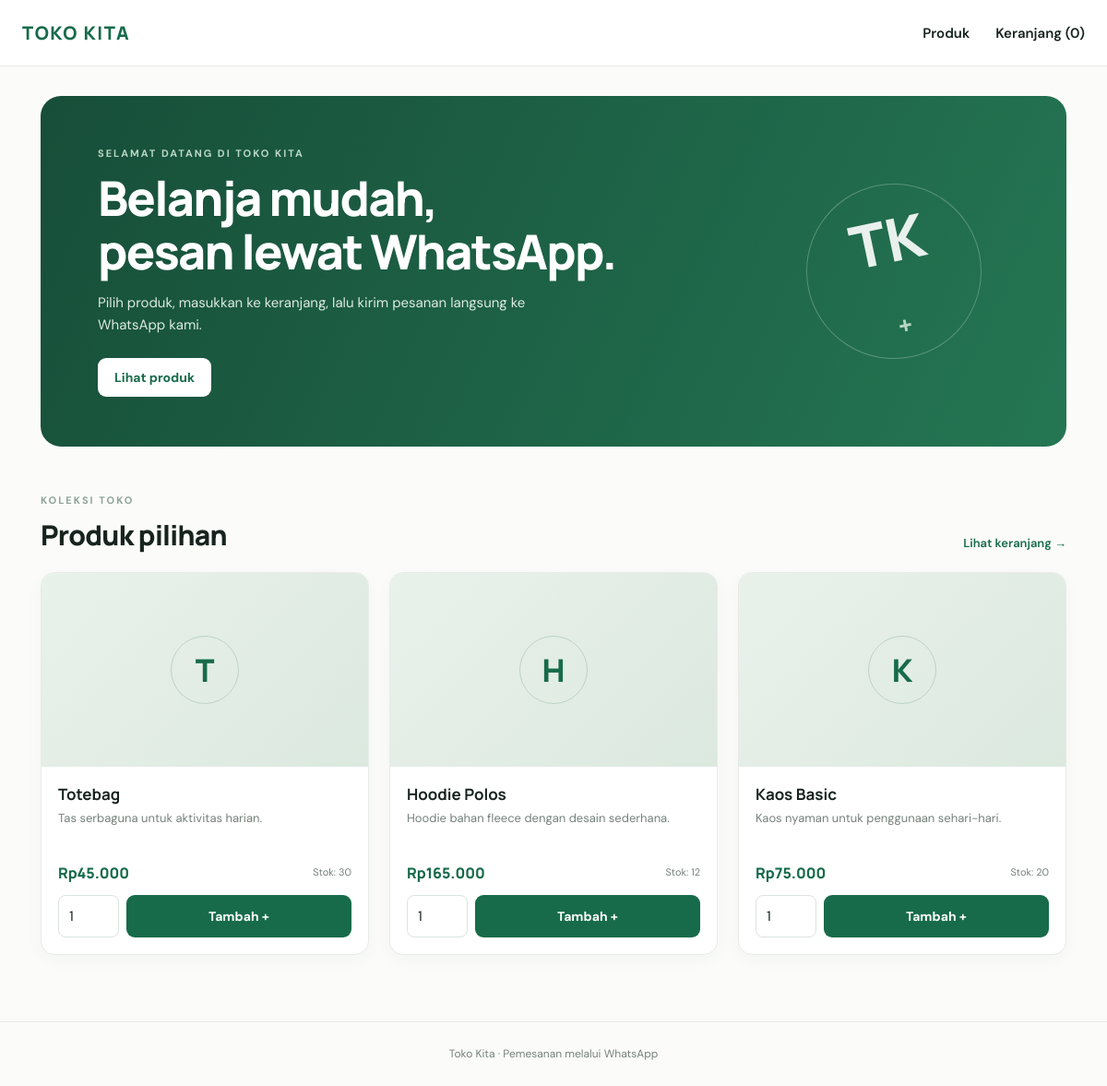
The page / on the database its author committed.
### tables this page shows
CREATE TABLE IF NOT EXISTS products (
  id BIGINT UNSIGNED NOT NULL AUTO_INCREMENT,
  name VARCHAR(150) NOT NULL,
  description TEXT NULL,
  price DECIMAL(15,2) NOT NULL DEFAULT 0,
  stock INT UNSIGNED NOT NULL DEFAULT 0,
  image_url VARCHAR(1000) NULL,
  is_active TINYINT(1) NOT NULL DEFAULT 1,
  created_at TIMESTAMP NOT NULL DEFAULT CURRENT_TIMESTAMP,
  updated_at TIMESTAMP NOT NULL DEFAULT CURRENT_TIMESTAMP ON UPDATE CURRENT_TIMESTAMP,
  PRIMARY KEY (id),
  INDEX idx_products_active (is_active, id)
);

### public/index.php (the view, shortened to what this page needs)
<?php
require __DIR__ . '/../src/bootstrap.php';
$pdo = db();
$products = $pdo->query('SELECT id, name, description, price, stock, image_url FROM products WHERE is_active = 1 ORDER BY id DESC')->fetchAll();
site_header('Beranda');
?>
<section class="hero">
  <div>
    <p class="eyebrow">SELAMAT DATANG DI TOKO KITA</p>
    <h1>Belanja mudah,<br>pesan lewat WhatsApp.</h1>
    <p>Pilih produk, masukkan ke keranjang, lalu kirim pesanan langsung ke WhatsApp kami.</p>
    <a class="button button-light" href="#produk">Lihat produk</a>
  </div>
  <div class="hero-mark">TK<span>+</span></div>
</section>
<section id="produk" class="section-head"><div><p class="eyebrow">KOLEKSI TOKO</p><h2>Produk pilihan</h2></div><a href="/cart.php" class="text-link">Lihat keranjang →</a></section>
<?php if (!$products): ?>
  <div class="empty"><h3>Belum ada produk</h3><p>Admin dapat menambahkan produk melalui halaman <code>/admin.php</code>.</p></div>
<?php else: ?>
  <div class="product-grid">
  <?php foreach ($products as $product): ?>
    <article class="product-card">
      <?php if (!empty($product['image_url'])): ?>
        <img class="product-image" src="<?= e($product['image_url']) ?>" alt="<?= e($product['name']) ?>" loading="lazy">
      <?php else: ?>
        <div class="product-placeholder"><span><?= e(mb_strtoupper(mb_substr($product['name'], 0, 1))) ?></span></div>
      <?php endif; ?>
      <div class="product-info">
        <h3><?= e($product['name']) ?></h3>
        <p class="description"><?= e($product['description']) ?></p>
        <div class="product-bottom"><strong><?= rupiah($product['price']) ?></strong><small>Stok: <?= (int)$product['stock'] ?></small></div>
        <form action="/cart.php" method="post" class="add-form">
          <input type="number" name="quantity" value="1" min="1" max="<?= max(1, (int)$product['stock']) ?>" aria-label="Jumlah" <?= (int)$product['stock'] < 1 ? 'disabled' : '' ?>>
          <button class="button" type="submit" <?= (int)$product['stock'] < 1 ? 'disabled' : '' ?>><?= (int)$product['stock'] < 1 ? 'Stok habis' : 'Tambah +' ?></button>
        </form>
      </div>
    </article>
  <?php endforeach; ?>
  </div>
<?php endif; ?>
<?php site_footer(); ?>

### src/bootstrap.php (shortened to what this page needs)
<?php
function env_value(string $key, ?string $default = null): ?string
{
    $value = getenv($key);
    return ($value === false || $value === '') ? $default : $value;
}
function db(): PDO
{
    static $pdo = null;
    if ($pdo instanceof PDO) {
        return $pdo;
    }
    $host = env_value('DB_HOST', '');
    $port = env_value('DB_PORT', '3306');
    $name = env_value('DB_NAME', 'toko_db');
    $user = env_value('DB_USER', '');
    $pass = env_value('DB_PASSWORD', '');
    $dsn = sprintf('mysql:host=%s;port=%s;dbname=%s;charset=utf8mb4', $host, $port, $name);
    try {
        $pdo = new PDO($dsn, $user, $pass, [
            PDO::ATTR_ERRMODE => PDO::ERRMODE_EXCEPTION,
            PDO::ATTR_DEFAULT_FETCH_MODE => PDO::FETCH_ASSOC,
            PDO::ATTR_EMULATE_PREPARES => false,
            PDO::ATTR_TIMEOUT => 5,
        ]);
        return $pdo;
    } catch (PDOException $e) {
        error_log('Database connection failed: ' . $e->getMessage());
        http_response_code(503);
        exit('Database belum dapat dihubungi. Periksa endpoint RDS, username/password, dan Security Group.');
    }
}
function is_https_request(): bool
{
    return (!empty($_SERVER['HTTPS']) && $_SERVER['HTTPS'] !== 'off')
        || (($_SERVER['HTTP_X_FORWARDED_PROTO'] ?? '') === 'https');
}
function cart_token(): string
{
    $token = $_COOKIE['toko_cart'] ?? '';
    if (!is_string($token) || !preg_match('/^[a-f0-9]{64}$/', $token)) {
        $token = bin2hex(random_bytes(32));
    }
    return $token;
}
function e(?string $value): string
{
    return htmlspecialchars((string)$value, ENT_QUOTES | ENT_SUBSTITUTE, 'UTF-8');
}
function rupiah(string|int|float $amount): string
{
    return 'Rp' . number_format((float)$amount, 0, ',', '.');
}
function cart_quantity(): int
{
    $stmt = db()->prepare('SELECT COALESCE(SUM(quantity), 0) FROM cart_items WHERE cart_token = ?');
    $stmt->execute([cart_token()]);
    return (int)$stmt->fetchColumn();
}
function site_header(string $title): void
{
    $cartCount = cart_quantity();
    echo '<!doctype html><html lang="id"><head><meta charset="utf-8">';
    echo '<link rel="stylesheet" href="/assets/style.css"></head><body>';
    echo '<header class="topbar"><a class="brand" href="/">TOKO KITA</a>';
    echo '<nav><a href="/">Produk</a><a href="/cart.php">Keranjang (' . $cartCount . ')</a></nav></header>';
    echo '<main class="container">';
}
function site_footer(): void
{
    echo '</main><footer class="footer">Toko Kita · Pemesanan melalui WhatsApp</footer></body></html>';
}

### public/assets/style.css (style rules this page uses)
:root { --ink:#17231f;--muted:#75817b;--line:#e7ece8;--green:#176b4a;--green-dark:#10553a;--pale:#f0f6f1;--paper:#fff;--shadow:0 14px 38px rgba(24,49,36,.07) }
* { box-sizing:border-box }
html { scroll-behavior:smooth }
body { margin:0;background:#fbfcfa;color:var(--ink);font-family:'DM Sans',sans-serif;font-size:15px;line-height:1.6 }
.topbar { height:72px;padding:0 max(calc((100% - 1160px)/2),24px);display:flex;align-items:center;justify-content:space-between;background:#fff;border-bottom:1px solid var(--line) }
.brand { font:800 20px Manrope,sans-serif;letter-spacing:1.5px;color:var(--green);text-decoration:none }
.topbar nav { display:flex;gap:28px }
.topbar nav a,.text-link,.back-link { color:var(--ink);text-decoration:none;font-weight:600 }
.container { max-width:1160px;margin:0 auto;padding:32px 24px 72px }
.hero { min-height:310px;padding:54px 62px;border-radius:22px;background:linear-gradient(115deg,#174e39,#247653);color:white;display:flex;align-items:center;justify-content:space-between;overflow:hidden;position:relative }
.hero h1 { font:800 clamp(34px,5vw,52px)/1.12 Manrope,sans-serif;margin:10px 0 14px;letter-spacing:-1.8px }
.hero p:not(.eyebrow) { max-width:490px;color:#dcebe1;margin:0 0 24px }
.eyebrow { font-size:11px;letter-spacing:2px;font-weight:700;color:#8da398;margin:0 0 7px }
.hero .eyebrow { color:#bbd8c8 }
.hero-mark { width:190px;height:190px;border:1px solid rgba(255,255,255,.25);border-radius:50%;display:grid;place-items:center;font:800 64px Manrope,sans-serif;color:rgba(255,255,255,.9);transform:rotate(-12deg);margin-right:30px }
.hero-mark span { font-size:28px;color:#b6d7c2 }
.button { display:inline-flex;align-items:center;justify-content:center;border:0;border-radius:9px;background:var(--green);color:white;text-decoration:none;padding:12px 18px;font:700 14px 'DM Sans',sans-serif;cursor:pointer;transition:.15s }
.button-light { background:#fff;color:var(--green) }
.section-head { display:flex;align-items:end;justify-content:space-between;margin:50px 0 20px }
.section-head h2,.page-title h1 { font:800 30px Manrope,sans-serif;letter-spacing:-.7px;margin:0 }
.text-link { font-size:13px;color:var(--green) }
.product-grid { display:grid;grid-template-columns:repeat(3,minmax(0,1fr));gap:22px }
.product-card { background:white;border:1px solid var(--line);border-radius:15px;overflow:hidden;box-shadow:0 5px 18px rgba(24,49,36,.035) }
.product-image,.product-placeholder { width:100%;height:210px;object-fit:cover;background:#edf3ee }
.product-placeholder { display:grid;place-items:center;background:linear-gradient(135deg,#e9f1eb,#dce9df) }
.product-placeholder span { width:74px;height:74px;display:grid;place-items:center;border:1px solid #bdd2c3;border-radius:50%;font:800 34px Manrope;color:var(--green) }
.product-info { padding:18px }
.product-info h3 { font:700 17px Manrope,sans-serif;margin:0 0 5px }
.description { font-size:13px;color:var(--muted);min-height:42px;margin:0 0 16px }
.product-bottom { display:flex;align-items:center;justify-content:space-between;margin-bottom:13px }
.product-bottom strong { font:800 16px Manrope;color:var(--green) }
.product-bottom small { font-size:11px;color:var(--muted) }
.add-form { display:flex;gap:8px }
.add-form input { width:66px }
.add-form .button { flex:1 }
.add-form input,.quantity-form input,.form-card input,.form-card textarea,.admin-product-row input:not([type=checkbox]) { min-width:0;border:1px solid #dce4de;border-radius:8px;padding:10px 11px;font:inherit;background:white;color:var(--ink) }
.footer { border-top:1px solid var(--line);padding:25px;text-align:center;color:var(--muted);font-size:12px }

### rows shown on the page
products: name "T", name "Totebag", description "Tas serbaguna untuk aktivitas harian.", price "Rp45.000", stock "30", quantity "1", shows "Tambah +"
products: name "H", name "Hoodie Polos", description "Hoodie bahan fleece dengan desain sederhana.", price "Rp165.000", stock "12", quantity "1", shows "Tambah +"
products: name "K", name "Kaos Basic", description "Kaos nyaman untuk penggunaan sehari-hari.", price "Rp75.000", stock "20", quantity "1", shows "Tambah +"

### other values the page prints
$cartCount "0"
